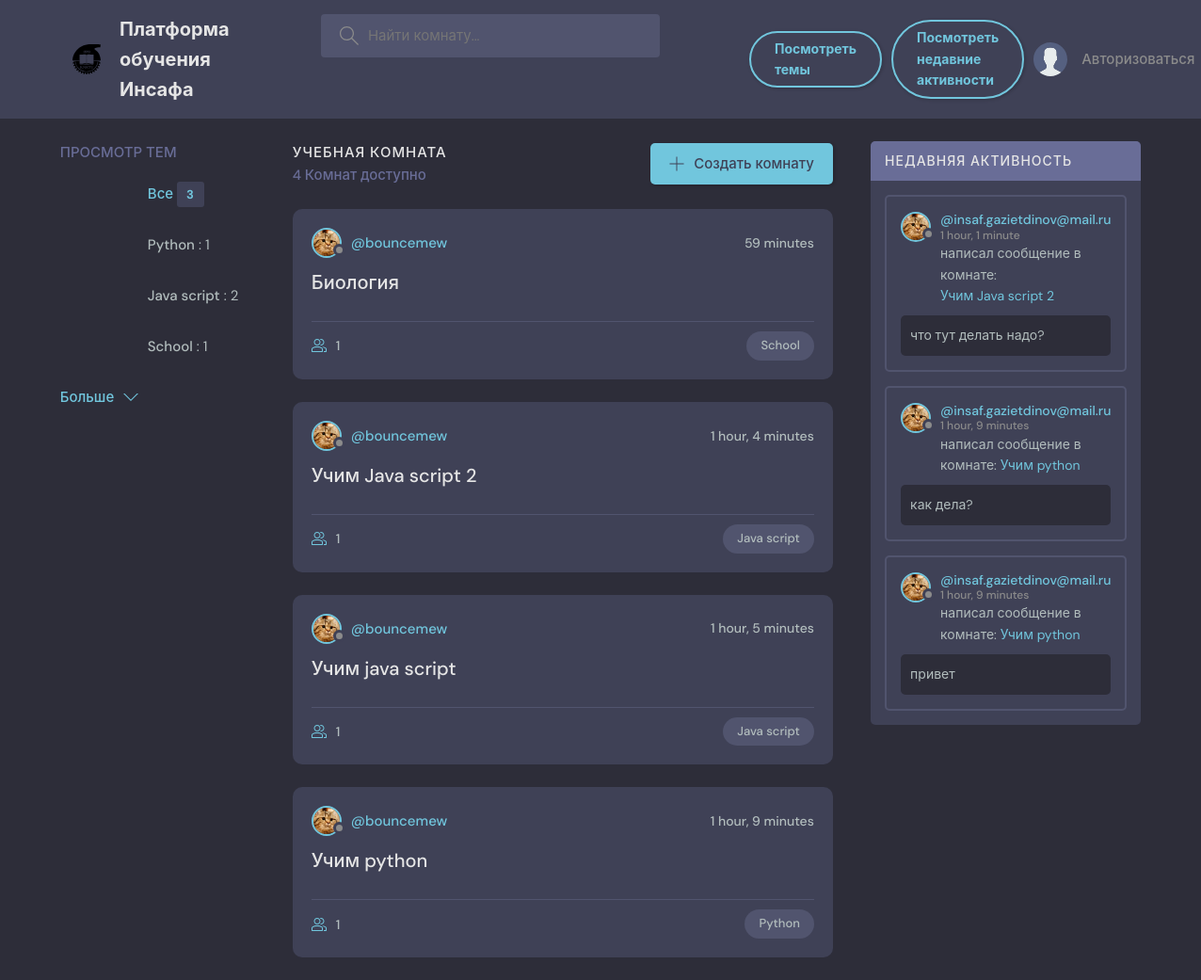
The page / on the database its author committed.
### base/models.py (models this page shows, shortened)
class Topic(models.Model):
    name = models.CharField(max_length=200)
    class Meta():
        verbose_name = 'Редактор тем'
        verbose_name_plural = 'Редактор тем'

class Room(models.Model):
    host = models.ForeignKey(User, on_delete=models.SET_NULL, null=True)
    topic = models.ForeignKey(Topic, on_delete=models.SET_NULL, null=True)
    name = models.CharField(max_length=200)
    description = models.TextField(null=True, blank=True)
    participants = models.ManyToManyField(User, related_name='participants', blank=True)
    updated = models.DateTimeField(auto_now=True)
    created = models.DateTimeField(auto_now_add=True)
    class Meta:
        verbose_name = 'Редактор комнат'
        verbose_name_plural = 'Редактор комнат'
        ordering = ['-updated', '-created']
    def __str__(self) -> str:
        return self.name

class User(AbstractUser):
    name = models.CharField(max_length=200, null=True)
    email = models.EmailField(unique=True, null=True)
    bio = models.TextField(null=True)
    avatar = models.ImageField(null=True, default='avatar.svg')
    USERNAME_FIELD = 'email'
    REQUIRED_FIELDS = []
    class Meta:
        verbose_name = 'Редактор пользователей'
        verbose_name_plural = 'Редактор пользователей'

class Message(models.Model):
    user = models.ForeignKey(User, on_delete=models.CASCADE)
    room = models.ForeignKey(Room, on_delete=models.CASCADE)
    body = models.TextField()
    updated = models.DateTimeField(auto_now=True)
    created = models.DateTimeField(auto_now_add=True)
    class Meta:
        verbose_name = 'Редактор сообщений'
        verbose_name_plural = 'Редактор собщений'
        ordering = ['-updated', '-created']

### base/views.py (the view)
# urls.py: path('', views.home, name='home'),
def home(request):
    q = request.GET.get('q') if request.GET.get('q') != None else ''
    rooms = Room.objects.filter(
        Q(topic__name__icontains=q) |
        Q(name__icontains=q) |
        Q(description__icontains=q))
    topics = Topic.objects.all()[0:5]
    room_count = rooms.count()
    room_messages = Message.objects.filter(
        Q(room__topic__name__icontains=q))
    context = {'rooms': rooms,
            'topics': topics,
            'room_count': room_count,
            'room_messages': room_messages,
            }
    return render(request, 'base/home.html', context)

### base/templates/base/home.html
    {% extends 'main.html' %}
    {% block content %}
    <main class="layout layout--3">
      <div class="container">
        <div>
          {% include 'base/topics_component.html' %}
        </div>
          {% include 'base/room_component.html' %}
        </div>
          {% include 'base/activity_component.html' %}
        </div>
      </div>
    </main>
    {% endblock content %}

### base/templates/base/topics_component.html
<div class="topics">
    <div class="topics__header">
      <h2>Просмотр тем</h2>
    </div>
    <ul class="topics__list">
      <li>
        <a href="{% url 'home' %}" class="active">Все <span>{{ topics.count }}</span></a>
      </li>
      {% for topic in topics %}
      <li>
        <a href="{% url 'home' %}?q={{topic.name}}">{{ topic.name }}</a> : <span>{{ topic.room_set.all.count }}</span> </a>
      </li>
      {% endfor %}
    </ul>
    <a class="btn btn--link" href="{% url 'topics' %}">
      Больше
      <svg version="1.1" xmlns="http://www.w3.org/2000/svg" width="32" height="32" viewBox="0 0 32 32">
        <title>chevron-down</title>
        <path d="M16 21l-13-13h-3l16 16 16-16h-3l-13 13z"></path>
      </svg>
    </a>
  </div>

### base/templates/base/room_component.html (shortened to what this page needs)
<div class="roomList">
    <div class="roomList__header">
      <div>
        <h2>Учебная комната</h2>
        <p>{{ room_count }} Комнат доступно</p>
      </div>
      <a class="btn btn--main" href="{% url 'create_room' %}">
        <svg version="1.1" xmlns="http://www.w3.org/2000/svg" width="32" height="32" viewBox="0 0 32 32">
          <title>add</title>
          <path
            d="M16.943 0.943h-1.885v14.115h-14.115v1.885h14.115v14.115h1.885v-14.115h14.115v-1.885h-14.115v-14.115z"
          ></path>
        </svg>
        Создать комнату
      </a>
    </div>
    <div>
    {% for room in rooms %}
    <div class="roomListRoom">
      <div class="roomListRoom__header">
        <a href="{% url 'user_profile' room.host.id %}" class="roomListRoom__author">
          <div class="avatar avatar--small">
            <img src="{{ room.host.avatar.url }}" />
          </div>
          <span>@{{ room.host.username }}</span>
        </a>
        <div class="roomListRoom__actions">
          <span>{{ room.created|timesince }}</span>
        </div>
      </div>
      <div class="roomListRoom__content">
        <a href="{% url 'room' room.id %}">{{ room.name }}</a>
      </div>
      <div class="roomListRoom__meta">
        <a href="{% url 'room' room.id %}" class="roomListRoom__joined">
          {{ room.participants.all.count }}
        </a>
        <p class="roomListRoom__topic">{{ room.topic.name }}</p>
      </div>
    </div>
    {% endfor %}
    </div>

### base/templates/base/activity_component.html (shortened to what this page needs)
<div class="activities">
    <div class="activities__header">
      <h2>Недавняя активность</h2>
    </div>
    {% for message in room_messages %}
    <div class="activities__box">
      <div class="activities__boxHeader roomListRoom__header">
        <a href="{% url 'user_profile' message.user.id %}" class="roomListRoom__author">
          <div class="avatar avatar--small">
            <img src="{{ message.user.avatar.url }}" />
          </div>
          <p>
            @{{ message.user }}
            <span>{{ message.created|timesince }}</span>
          </p>
        </a>
      </div>
      <div class="activities__boxContent">
        <p>написал сообщение в комнате: <a href="{% url 'room' message.room.id %}">{{ message.room }}</a></p>
        <div class="activities__boxRoomContent">
          {{ message.body }}
                </div>
              </div>
            </div>
            {% endfor %}

### rows shown on the page
Topic: name "Python", room_set.all.count "1"
Topic: name "Java script", room_set.all.count "2"
Topic: name "School", room_set.all.count "1"
Room: host.avatar (picture), host.username "bouncemew", created "59 minutes", name "Биология", participants.all.count "1", topic.name "School"
Room: host.avatar (picture), host.username "bouncemew", created "1 hour, 4 minutes", name "Учим Java script 2", participants.all.count "1", topic.name "Java script"
Room: host.avatar (picture), host.username "bouncemew", created "1 hour, 5 minutes", name "Учим java script", participants.all.count "1", topic.name "Java script"
Room: host.avatar (picture), host.username "bouncemew", created "1 hour, 9 minutes", name "Учим python", participants.all.count "1", topic.name "Python"
Message: user.avatar (picture), user "insaf.gazietdinov@mail.ru", created "1 hour, 1 minute", room "Учим Java script 2", body "что тут делать надо?"
Message: user.avatar (picture), user "insaf.gazietdinov@mail.ru", created "1 hour, 9 minutes", room "Учим python", body "как дела?"
Message: user.avatar (picture), user "insaf.gazietdinov@mail.ru", created "1 hour, 9 minutes", room "Учим python", body "привет"

### other values the page prints
{{ topics.count }} "3"
{{ room_count }} "4"
